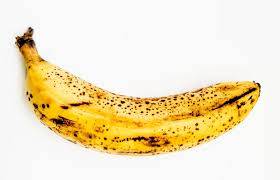
#> input picture img/pisang.jpg, 280 x 180 px
$ jupyter execute project.ipynb
#> lines starting #> are read from the running program, lines starting #| are printed output that depends on the picture; after the words box and inside, x2 and y2 are one past the last pixel; in counts of white or black regions, pixels touching at a corner belong together
#> the answer given: img/pisang.jpg
#> in detect_ripeness, image is the input picture: shape (180, 280, 3); mean B, G, R 195.3, 228.3, 241.5
# **Project UTS Visi Komputer**

## **Banana Ripeness Detection**

### **Import Libraries**
Library yang diperlukan untuk sistem deteksi kematangan pisang:
- **OpenCV (cv2)**: Untuk pemrosesan gambar dan computer vision
- **NumPy**: Untuk operasi array dan matriks
- **scikit-learn (KMeans)**: Untuk clustering warna
- **Matplotlib**: Untuk visualisasi hasil

Setiap library memiliki peran penting:
- cv2: Edge detection, color conversion, image processing
- NumPy: Matrix operations, array manipulations
- KMeans: Color clustering dan analisis
- Matplotlib: Plotting dan visualisasi hasil analisis

[cell 1]
# Import library yang diperlukan
import cv2
import numpy as np
from sklearn.cluster import KMeans
import matplotlib.pyplot as plt

print("Libraries imported successfully!")

## **Inisialisasi Class BananaRipenessDetector**
### Praktikum 1: Basic Python - OOP Concepts

Class ini mengimplementasikan sistem deteksi kematangan pisang dengan parameter warna dalam ruang HSV:

**Range Warna untuk Klasifikasi:**
1. **Pisang Mentah (Unripe)**:
   - Hue: 25-35 (hijau kekuningan)
   - Saturation: 50-255
   - Value: 50-255

2. **Pisang Matang (Ripe)**:
   - Hue: 20-30 (kuning)
   - Saturation: 100-255
   - Value: 100-255

3. **Pisang Terlalu Matang (Overripe)**:
   - Hue: 0-20 (coklat)
   - Saturation: 50-255
   - Value: 20-255

Range warna ini dikalibrasi berdasarkan observasi karakteristik warna pisang pada berbagai tingkat kematangan.

[cell 2]
class BananaRipenessDetector:
    """
    Kelas untuk mendeteksi tingkat kematangan pisang menggunakan teknik computer vision.
    Mengimplementasikan konsep dari Praktikum 1-6
    """
    def __init__(self):
        """
        Inisialisasi range warna untuk berbagai tingkat kematangan pisang dalam ruang warna HSV
        Bagian dari Praktikum 1: Basic Python - Pengenalan Class dan Atribut
        """
        # Range warna untuk pisang mentah (hijau kekuningan)
        self.unripe_range = {
            'lower': np.array([25, 50, 50]),
            'upper': np.array([35, 255, 255])
        }
        # Range warna untuk pisang matang (kuning)
        self.ripe_range = {
            'lower': np.array([20, 100, 100]),
            'upper': np.array([30, 255, 255])
        }
        # Range warna untuk pisang terlalu matang (coklat)
        self.overripe_range = {
            'lower': np.array([0, 50, 20]),
            'upper': np.array([20, 255, 255])
        }

# Buat instance dari class
detector = BananaRipenessDetector()
print("BananaRipenessDetector initialized successfully!")

## **Preprocessing Methods**
### Praktikum 1 & 2: Basic Python dan Filtering

Implementasi metode preprocessing untuk meningkatkan kualitas gambar:

1. **Resize Image**:
   - Standarisasi ukuran (400x400)
   - Memastikan konsistensi analisis

2. **Color Space Conversion**:
   - BGR ke LAB: Untuk analisis intensitas dan komponen warna
   - BGR ke HSV: Untuk segmentasi warna yang robust

3. **Image Enhancement**:
   - Gaussian Blur: Mengurangi noise
   - Sharpening: Meningkatkan detail menggunakan kernel konvolusi
   ```[-1,-1,-1],
      [-1, 9,-1],
      [-1,-1,-1]```

4. **Output**:
   - HSV image: Untuk analisis warna
   - LAB image: Untuk analisis intensitas

[cell 3]
def preprocess_image(self, image):
    """
    Melakukan preprocessing pada gambar input.

    Praktikum 1 & 2:
    - Basic Python: Image reading dan manipulasi dasar
    - Filtering: Color transformation, image enhancement

    Parameters:
        image: Gambar input dalam format BGR

    Returns:
        tuple: (hsv_image, lab_image) - Gambar dalam ruang warna HSV dan LAB
    """
    # Resize gambar untuk konsistensi
    resized = cv2.resize(image, (400, 400))
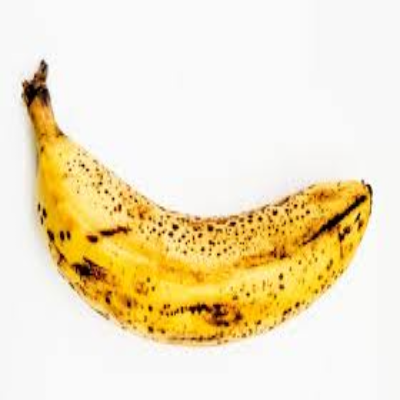
#> resized: shape (400, 400, 3); mean B, G, R 195.2, 228.2, 241.4

    # Konversi ke LAB color space
    lab = cv2.cvtColor(resized, cv2.COLOR_BGR2LAB)
#> lab: shape (400, 400, 3); mean of channels 0, 1, 2 232.5, 129.8, 145

    # Aplikasikan Gaussian blur untuk mengurangi noise
    blurred = cv2.GaussianBlur(resized, (5, 5), 0)

    # Penajaman gambar menggunakan kernel
    kernel = np.array([[-1,-1,-1],
                     [-1, 9,-1],
                     [-1,-1,-1]])
    sharpened = cv2.filter2D(blurred, -1, kernel)
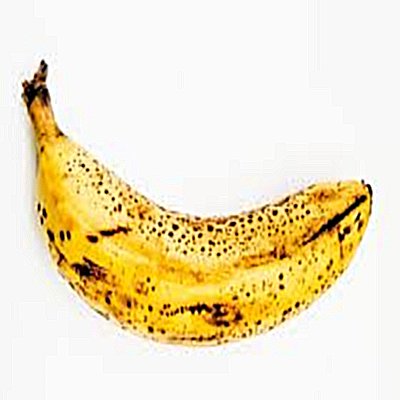
#> sharpened: shape (400, 400, 3); mean B, G, R 195.8, 228.5, 240.4

    # Konversi ke HSV setelah enhancement
    hsv = cv2.cvtColor(sharpened, cv2.COLOR_BGR2HSV)
#> hsv: shape (400, 400, 3); mean H, S, V 18.6, 53.2, 240.9

    return hsv, lab

# Tambahkan method ke class
BananaRipenessDetector.preprocess_image = preprocess_image
print("Preprocessing methods added successfully!")

## ****Edge Detection Methods**
### Praktikum 3: Edge Detection

Implementasi deteksi tepi menggunakan multiple techniques:

1. **Grayscale Conversion**:
   - Mengubah gambar ke grayscale untuk analisis intensitas
   - Mengurangi kompleksitas komputasi

2. **Histogram Analysis**:
   - Menghitung distribusi intensitas piksel
   - Membantu dalam penentuan threshold

3. **Thresholding**:
   - Otsu's method untuk threshold optimal
   - Menghasilkan binary image untuk segmentasi

4. **Canny Edge Detection**:
   - Threshold: 100-200
   - Mendeteksi tepi dengan presisi tinggi
   - Hasil: Edge map untuk analisis bentuk pisang

[cell 4]
def detect_edges(self, image):
    """
    Implementasi deteksi tepi pada gambar.

    Praktikum 3: Edge Detection
    - Konversi grayscale
    - Histogram calculation
    - Thresholding
    - Edge detection menggunakan Canny

    Parameters:
        image: Gambar input dalam format BGR

    Returns:
        tuple: (edges, binary) - Hasil deteksi tepi dan hasil thresholding
    """
    # Konversi ke grayscale
    gray = cv2.cvtColor(image, cv2.COLOR_BGR2GRAY)
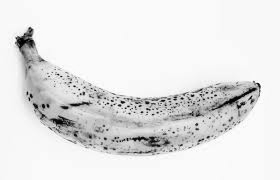
#> gray: shape (180, 280); min 1, max 255, mean 228.5

    # Hitung histogram
    hist = cv2.calcHist([gray], [0], None, [256], [0, 256])
#> hist = 256 values, max 19395 at index 250, min 0 at index 0, mean 196.9

    # Aplikasikan thresholding menggunakan Otsu's method
    _, binary = cv2.threshold(gray, 0, 255, cv2.THRESH_BINARY + cv2.THRESH_OTSU)
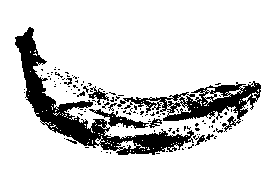
#> binary: shape (180, 280); 84.7% white; 122 black regions (112 under 20 px), largest, box (x1, y1, x2, y2) and area: (15, 27, 194, 155) 4239, (117, 81, 261, 132) 2329, (89, 109, 149, 129) 356

    # Deteksi tepi menggunakan Canny
    edges = cv2.Canny(gray, 100, 200)
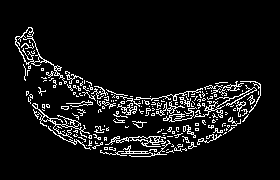
#> edges: shape (180, 280); 7.5% white in thin lines or dots, all inside (x1, y1, x2, y2) = (15, 27, 261, 157)

    return edges, binary

# Tambahkan method ke class
BananaRipenessDetector.detect_edges = detect_edges
print("Edge detection methods added successfully!")

## **Boundary Detection Methods**
### Praktikum 4: Boundary Detection Using Fourier Transform

Implementasi deteksi batas objek menggunakan dua pendekatan:

1. **Fourier Transform**:
   - Mengkonversi gambar ke domain frekuensi
   - Membantu analisis karakteristik spektral gambar
   - Berguna untuk deteksi pola repetitif pada kulit pisang

2. **Contour Detection**:
   - Menggunakan hasil Canny Edge Detection
   - RETR_EXTERNAL: Hanya mengambil kontur terluar
   - CHAIN_APPROX_SIMPLE: Mengoptimalkan representasi kontur

**Kegunaan:**
- Mendeteksi bentuk keseluruhan pisang
- Memisahkan objek pisang dari background
- Membantu analisis tekstur permukaan

[cell 5]
def detect_boundaries(self, image):
    """
    Implementasi deteksi batas objek menggunakan Fourier Transform.

    Praktikum 4: Boundary Detection
    - Fourier transform untuk analisis frekuensi
    - Contour detection untuk menemukan batas objek

    Parameters:
        image: Gambar input dalam format BGR

    Returns:
        tuple: (contours, f_shift) - Kontur yang terdeteksi dan hasil Fourier transform
    """
    # Aplikasikan Fourier Transform
    gray = cv2.cvtColor(image, cv2.COLOR_BGR2GRAY)
    f_transform = np.fft.fft2(gray)
    f_shift = np.fft.fftshift(f_transform)

    # Temukan kontur menggunakan Canny edge detection
    contours, _ = cv2.findContours(
        cv2.Canny(gray, 100, 200),
        cv2.RETR_EXTERNAL,
        cv2.CHAIN_APPROX_SIMPLE
    )
#> contours = 184 contours, 169 with area under 20; largest, box (x1, y1, x2, y2) and area: (15, 27, 67, 84) 584, (32, 103, 90, 139) 182, (105, 136, 166, 147) 162, (194, 85, 257, 118) 110, (163, 107, 197, 122) 71

    return contours, f_shift

# Tambahkan method ke class
BananaRipenessDetector.detect_boundaries = detect_boundaries
print("Boundary detection methods added successfully!")

## **Feature Extraction Methods**
### Praktikum 5: Feature Extraction and Analysis

Implementasi dua metode utama ekstraksi fitur:

1. **SIFT (Scale-Invariant Feature Transform)**:
   - Deteksi keypoints yang invariant terhadap skala dan rotasi
   - Menghasilkan deskriptor fitur untuk analisis tekstur
   - Membantu identifikasi pola bintik pada pisang

2. **Color Clustering dengan K-means**:
   - n_clusters=3: Mengekstrak 3 warna dominan
   - Mengelompokkan piksel berdasarkan kesamaan warna
   - Membantu analisis distribusi warna pada pisang

**Aplikasi dalam Analisis Kematangan:**
- Tekstur: Mengidentifikasi bintik-bintik coklat/hitam
- Warna Dominan: Menentukan tingkat kematangan
- Deskriptor: Menganalisis pola permukaan pisang

[cell 6]
def extract_features(self, image):
    """
    Ekstraksi fitur menggunakan SIFT dan analisis warna.

    Praktikum 5: Feature Extraction
    - SIFT keypoint detection
    - Color clustering menggunakan K-means

    Parameters:
        image: Gambar input dalam format BGR

    Returns:
        tuple: (keypoints, descriptors, dominant_colors) - Fitur SIFT dan warna dominan
    """
    # SIFT feature detection
    sift = cv2.SIFT_create()
    keypoints, descriptors = sift.detectAndCompute(
        cv2.cvtColor(image, cv2.COLOR_BGR2GRAY),
        None
    )

    # Color clustering menggunakan K-means
    pixels = image.reshape(-1, 3)
    kmeans = KMeans(n_clusters=3, random_state=42)
    kmeans.fit(pixels)
    dominant_colors = kmeans.cluster_centers_.astype(int)

    return keypoints, descriptors, dominant_colors

# [16 lines left out: function extract_dominant_colors, not called in this run]

# Tambahkan methods ke class
BananaRipenessDetector.extract_features = extract_features
BananaRipenessDetector.extract_dominant_colors = extract_dominant_colors
print("Feature extraction methods added successfully!")

## **Segmentation Methods**
### Praktikum 6: Advanced Segmentation Techniques

Implementasi tiga metode segmentasi utama:

1. **Watershed Segmentation**:
   - Menggunakan markers dari hasil edge detection
   - Memisahkan objek pisang dari background
   - Parameters:
     - markers: Label untuk region berbeda
     - edges: Boundary markers

2. **Color-based Masking**:
   - Menggunakan range HSV yang telah didefinisikan
   - Membuat mask untuk setiap tingkat kematangan
   - Menggunakan cv2.inRange untuk thresholding warna

3. **Percentage Calculation**:
   - Menghitung rasio piksel dalam setiap mask
   - Memberikan persentase untuk setiap tingkat kematangan
   - Formula: (white_pixels / total_pixels) * 100

**Output:**
- Binary mask untuk segmentasi
- Persentase area untuk setiap kategori kematangan

[cell 7]
def segment_image(self, image, edges):
    """
    Segmentasi gambar menggunakan watershed algorithm.

    Praktikum 6: Segmentation
    - Watershed segmentation
    - Binary thresholding
    - Marker creation

    Parameters:
        image: Gambar input dalam format BGR
        edges: Hasil deteksi tepi

    Returns:
        array: Mask hasil segmentasi
    """
    # Buat markers untuk watershed
    markers = np.zeros(image.shape[0:2], dtype=np.int32)

    # Gunakan binary thresholding untuk initial markers
    gray = cv2.cvtColor(image, cv2.COLOR_BGR2GRAY)
    _, binary = cv2.threshold(gray, 0, 255, cv2.THRESH_BINARY + cv2.THRESH_OTSU)

    # Apply watershed
    markers[binary > 0] = 1
    markers[edges > 0] = 2
    cv2.watershed(image, markers)

    # Buat final mask
    mask = np.zeros_like(gray)
    mask[markers == 1] = 255

    return mask

def create_mask(self, hsv_image, lower_range, upper_range):
    """
    Buat mask berdasarkan range warna tertentu.

    Parameters:
        hsv_image: Gambar dalam format HSV
        lower_range: Batas bawah range warna
        upper_range: Batas atas range warna

    Returns:
        array: Mask binary
    """
    mask = cv2.inRange(hsv_image, lower_range, upper_range)
    return mask

def calculate_color_percentage(self, mask):
    """
    Hitung persentase piksel dalam mask.

    Parameters:
        mask: Mask binary

    Returns:
        float: Persentase area yang terdeteksi
    """
    total_pixels = mask.shape[0] * mask.shape[1]
    white_pixels = cv2.countNonZero(mask)
    return (white_pixels / total_pixels) * 100

# Tambahkan methods ke class
BananaRipenessDetector.segment_image = segment_image
BananaRipenessDetector.create_mask = create_mask
BananaRipenessDetector.calculate_color_percentage = calculate_color_percentage
print("Segmentation methods added successfully!")

## **Main Detection Method**
### Integrasi Semua Praktikum (1-6)

Method utama yang mengintegrasikan semua komponen analisis:

**Alur Proses:**
1. **Input Processing**:
   - Membaca gambar
   - Validasi input
   - Error handling untuk file tidak valid

2. **Analisis Tahap 1 (Praktikum 1-2)**:
   - Preprocessing
   - Color space conversion
   - Image enhancement

3. **Analisis Tahap 2 (Praktikum 3-4)**:
   - Edge detection
   - Boundary detection
   - Fourier analysis

4. **Analisis Tahap 3 (Praktikum 5-6)**:
   - Feature extraction
   - Segmentation
   - Color analysis

5. **Hasil Analisis:**
   - Tingkat kematangan (Mentah/Matang/Terlalu Matang)
   - Persentase untuk setiap kategori
   - Visualisasi komprehensif

[cell 8]
def detect_ripeness(self, image_path):
    """
    Fungsi utama untuk deteksi kematangan pisang.
    Mengintegrasikan semua metode dari Praktikum 1-6.

    Parameters:
        image_path: Path ke file gambar pisang

    Returns:
        dict: Hasil analisis termasuk tingkat kematangan dan visualisasi
    """
    # Baca gambar
    image = cv2.imread(image_path)
    if image is None:
        raise ValueError("Tidak dapat membaca gambar")

    # Preprocessing (Praktikum 1 & 2)
    hsv_image, lab_image = self.preprocess_image(image)

    # Edge dan boundary detection (Praktikum 3 & 4)
    edges, binary = self.detect_edges(image)
    contours, fourier = self.detect_boundaries(image)

    # Feature extraction (Praktikum 5)
    keypoints, descriptors, dominant_colors = self.extract_features(image)
#> in extract_features, `keypoints, descriptors = sift.detectAndCompute( cv2.cvtColor(image, cv..`: keypoints = 253 keypoints; strongest (x, y, size): (122, 102, 2.1), (25, 41, 11.5), (197, 124, 1.9), (147, 103, 2.2)
#> dominant_colors = [[246, 247, 248], [12, 75, 128], [64, 194, 240]]

    # Segmentation (Praktikum 6)
    segmentation_mask = self.segment_image(image, edges)
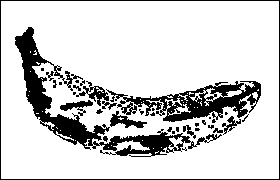
#> segmentation_mask: shape (180, 280); 82.5% white; 35 black regions (20 under 20 px), largest, box (x1, y1, x2, y2) and area: (15, 27, 222, 157) 3989, (106, 81, 261, 122) 2557, (0, 0, 280, 180) 916

    # Analisis kematangan berdasarkan warna
    unripe_mask = self.create_mask(hsv_image, self.unripe_range['lower'], self.unripe_range['upper'])
#> in create_mask, `mask = cv2.inRange(hsv_image, lower_range, upper_range)`:
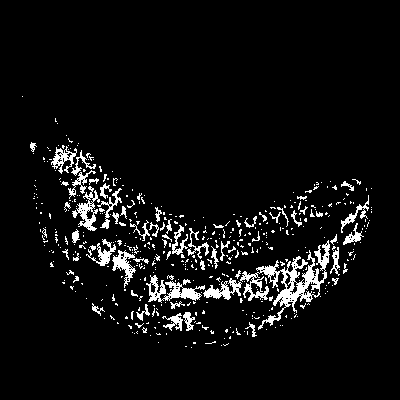
#> mask: shape (400, 400); 6% white; 469 white regions (408 under 20 px), largest, box (x1, y1, x2, y2) and area: (240, 240, 330, 330) 2015, (146, 275, 205, 303) 636, (72, 186, 100, 231) 448
    ripe_mask = self.create_mask(hsv_image, self.ripe_range['lower'], self.ripe_range['upper'])
#> in create_mask (call 2), `mask = cv2.inRange(hsv_image, lower_range, upper_range)`:
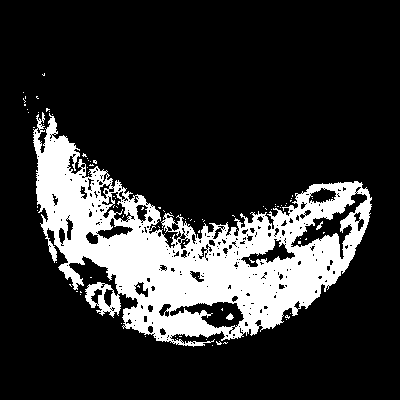
#> mask: shape (400, 400); 19.1% white; 90 white regions (87 under 20 px), largest, box (x1, y1, x2, y2) and area: (33, 112, 372, 347) 30205, (226, 313, 234, 320) 34, (316, 221, 323, 230) 25
    overripe_mask = self.create_mask(hsv_image, self.overripe_range['lower'], self.overripe_range['upper'])

    # Hitung persentase
    percentages = {
        'Mentah': self.calculate_color_percentage(unripe_mask),
        'Matang': self.calculate_color_percentage(ripe_mask),
        'Terlalu Matang': self.calculate_color_percentage(overripe_mask)
    }
#> (the rest of the program and of its run is left out)
